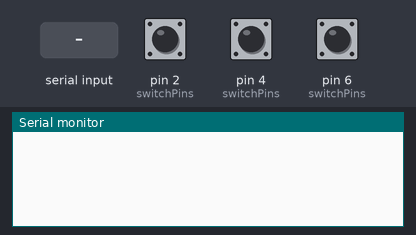
A sketch run on a simulated Arduino Uno, built with avr-gcc and run on an emulated ATmega328P. Shown: the last lines printed to the serial monitor. The inputs (shaded band) are chosen by the test bench; at power-on: pin 2 (switchPins) HIGH, pin 4 (switchPins) HIGH, pin 6 (switchPins) HIGH.

Above: at 1.2 s.
1.3 s: "identify\n" received over Serial
At 2.6 s:
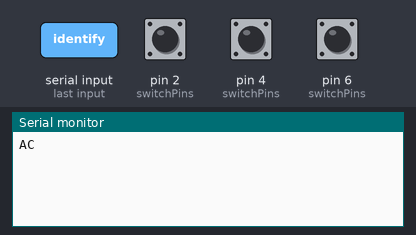
2.9 s: "identify_complete\n" received over Serial
At 3.2 s:
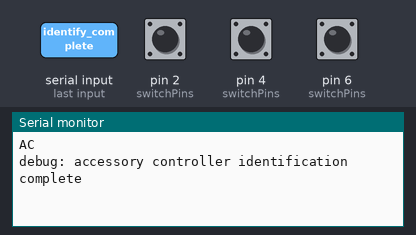
4.4 s: "hold 90\n" received over Serial
At 5.6 s:
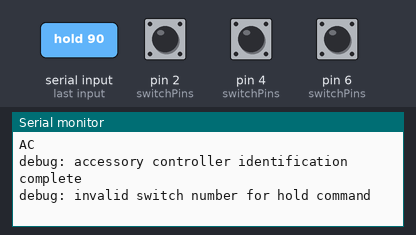
5.9 s: "release 90\n" received over Serial
At 6.8 s:
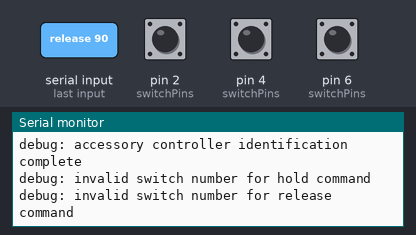

Measured:
- after the input at 1.3 s, the serial monitor: prints a new line after 0.10 s (image 1)
- after the input at 2.9 s, the serial monitor: prints a new line at once (image 2)
- after the input at 4.4 s, the serial monitor: prints a new line at once (image 3)
- after the input at 5.9 s, the serial monitor: prints a new line at once (image 4)

The sketch:

atlona-switches.ino
```cpp
#include <Arduino.h>

#define ID "AC"

// Define switch pin pairs
const int switchPins[3][2] = {
  {2, 3},  // Switch 1: connected between pins 2 and 3
  {4, 5},  // Switch 2: connected between pins 4 and 5
  {6, 7}   // Switch 3: connected between pins 6 and 7
};

bool lastSwitchStates[3] = {false, false, false};  // Last states of the switches
bool isIdentified = false;                         // Identification flag

void setup() {
  Serial.begin(9600);
  // Initialize all switch pins as INPUT_PULLUP
  for (int i = 0; i < 3; i++) {
    pinMode(switchPins[i][0], INPUT_PULLUP);
    pinMode(switchPins[i][1], INPUT_PULLUP);
  }
}

void loop() {
  // Check each switch (placeholder for future reporting if needed)
  for (int i = 0; i < 3; i++) {
    // Read the current state of the switch
    bool currentSwitchState = !digitalRead(switchPins[i][0]) && !digitalRead(switchPins[i][1]);

    // Check if the state has changed from the last iteration
    if (currentSwitchState != lastSwitchStates[i]) {
      lastSwitchStates[i] = currentSwitchState;  // Update the last state
      // Optionally: report state changes over Serial if required later
      // if (isIdentified) {
      //   Serial.print("SWITCH_");
      //   Serial.print(i + 1);
      //   Serial.println(currentSwitchState ? "_ON" : "_OFF");
      // }
    }
  }

  // Handle serial commands
  if (Serial.available() > 0) {
    String input = Serial.readStringUntil('\n');
    input.trim();

    // Identification handshake
    if (input == "identify") {
      isIdentified = false;
      Serial.println(ID);
    } else if (!isIdentified && input == "identify_complete") {
      isIdentified = true;
      Serial.println("debug: accessory controller identification complete");
    }
    // Only accept control commands once identified
    else if (isIdentified && input.startsWith("hold ")) {
      int switchNum = input.substring(5).toInt() - 1;
      if (switchNum >= 0 && switchNum < 3) {
        Serial.print("debug: pressing switch ");
        Serial.println(switchNum + 1);
        // Set both pins of the switch to OUTPUT and LOW to simulate holding
        pinMode(switchPins[switchNum][0], OUTPUT);
        pinMode(switchPins[switchNum][1], OUTPUT);
        digitalWrite(switchPins[switchNum][0], LOW);
        digitalWrite(switchPins[switchNum][1], LOW);
      } else {
        Serial.println("debug: invalid switch number for hold command");
      }
    } else if (isIdentified && input.startsWith("release ")) {
      int switchNum = input.substring(8).toInt() - 1;
      if (switchNum >= 0 && switchNum < 3) {
        Serial.print("debug: releasing switch ");
        Serial.println(switchNum + 1);
        // Set both pins of the switch back to INPUT_PULLUP to simulate releasing
        pinMode(switchPins[switchNum][0], INPUT_PULLUP);
        pinMode(switchPins[switchNum][1], INPUT_PULLUP);
      } else {
        Serial.println("debug: invalid switch number for release command");
      }
    } else if (!isIdentified) {
      // Command received before identification is complete
      Serial.println("debug: command ignored, accessory controller not yet identified");
    }
  }

  delay(100);  // Add a small delay to reduce serial processing rate
}
```
